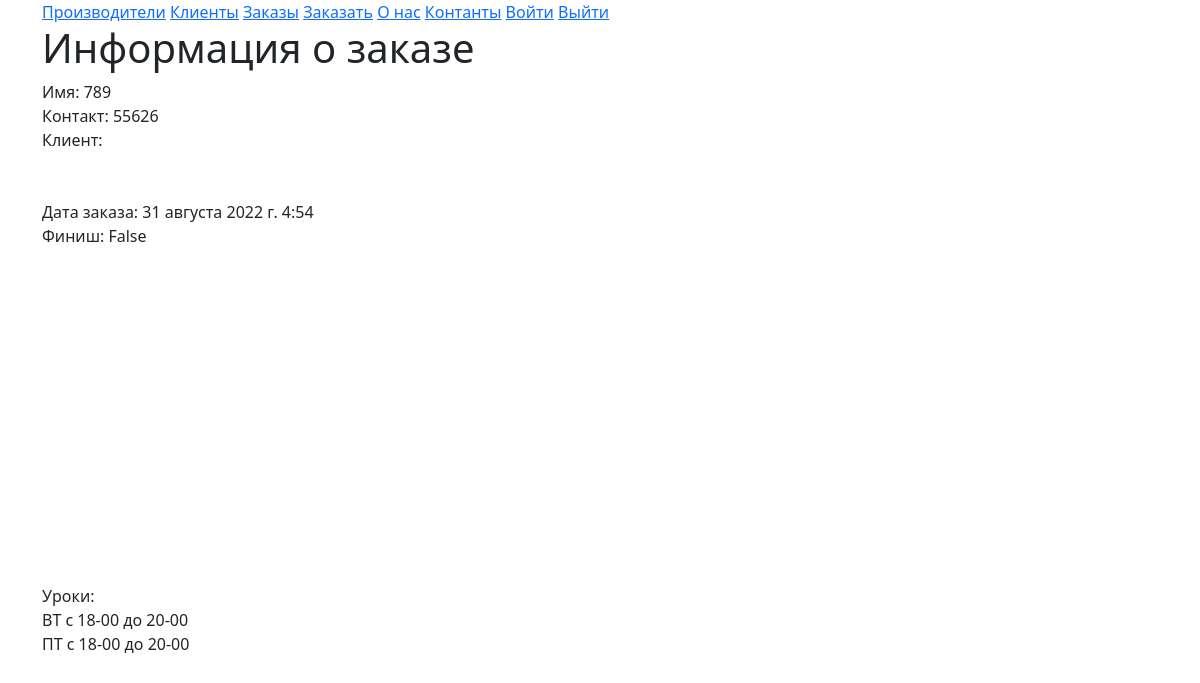
The page /order/8/ on the database as committed earlier.
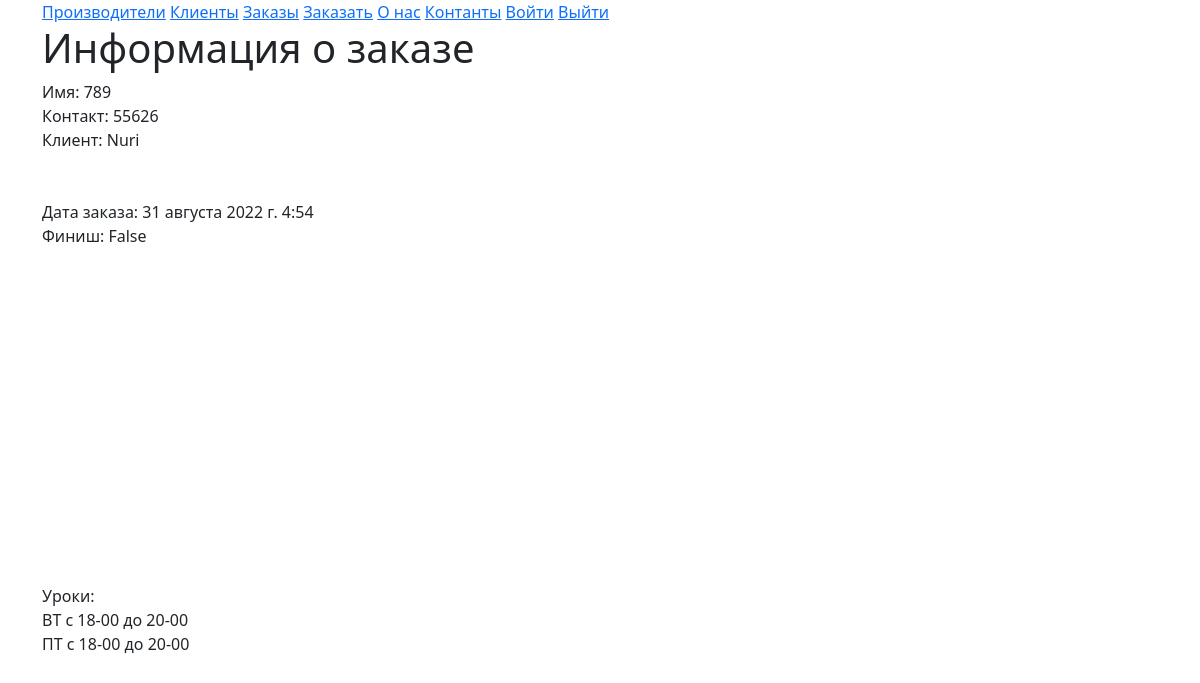
The same page on the database as committed later.
### client/models.py (models this page shows, shortened)
class Order(models.Model):
    client = models.ForeignKey(
        to=Client, null=True, blank=True,
        on_delete=models.SET_NULL,
        related_name="order"
    )
    created_at = models.DateTimeField(
        verbose_name="Дата и время создания заказа",
        auto_now_add=True
    )
    updated_at = models.DateTimeField(
        verbose_name="Дата и время изменения заказа",
        auto_now=True,
    )
    description = models.TextField(null=True, blank=True)
    name = models.CharField(max_length=255)
    contacts = models.CharField(max_length=255, help_text="Номер или соц. сеть")
    finished = models.BooleanField(default=False)
    class Meta:
        verbose_name = "Заказ"
        verbose_name_plural = "Заказы"

class Client(models.Model):
    user = models.OneToOneField(
        to=User, on_delete=models.SET_NULL,
        null=True, blank=True, related_name="Client"
    )
    name = models.CharField(max_length=255)
    address = models.CharField(max_length=255)
    active = models.BooleanField(default=True, verbose_name="Является активным покупателем")
    bottles_ordered = models.IntegerField(default=1)
    photo = models.ImageField(
        verbose_name="Фото",
        upload_to='photos',
        null=True,
        blank=True
    )

### client/views.py (the view)
# urls.py: path('order/<int:pk>/', OrderDetailView.as_view(), name='order-details'),
class OrderDetailView(DetailView):
    model = Order
    template_name = 'order_info.html'

### client/templates/order_info.html
{% extends 'base.html' %}
{% block page %}
    <h1>Информация о заказе</h1>
    <div>Имя: {{ order.name }}</div>
    <div>Контакт: {{ order.contacts }}</div>
    <div>Клиент: {{ order.client.name }}</div>
    <br>
    <br>
    <div>Дата заказа: {{ order.created_at }}</div>
    <div>Финиш: {{ order.finished }}</div>
{% endblock %}

Rows that differ between the two databases and show on the page:
changed Order "False": client.name (not shown) → "Nuri"
